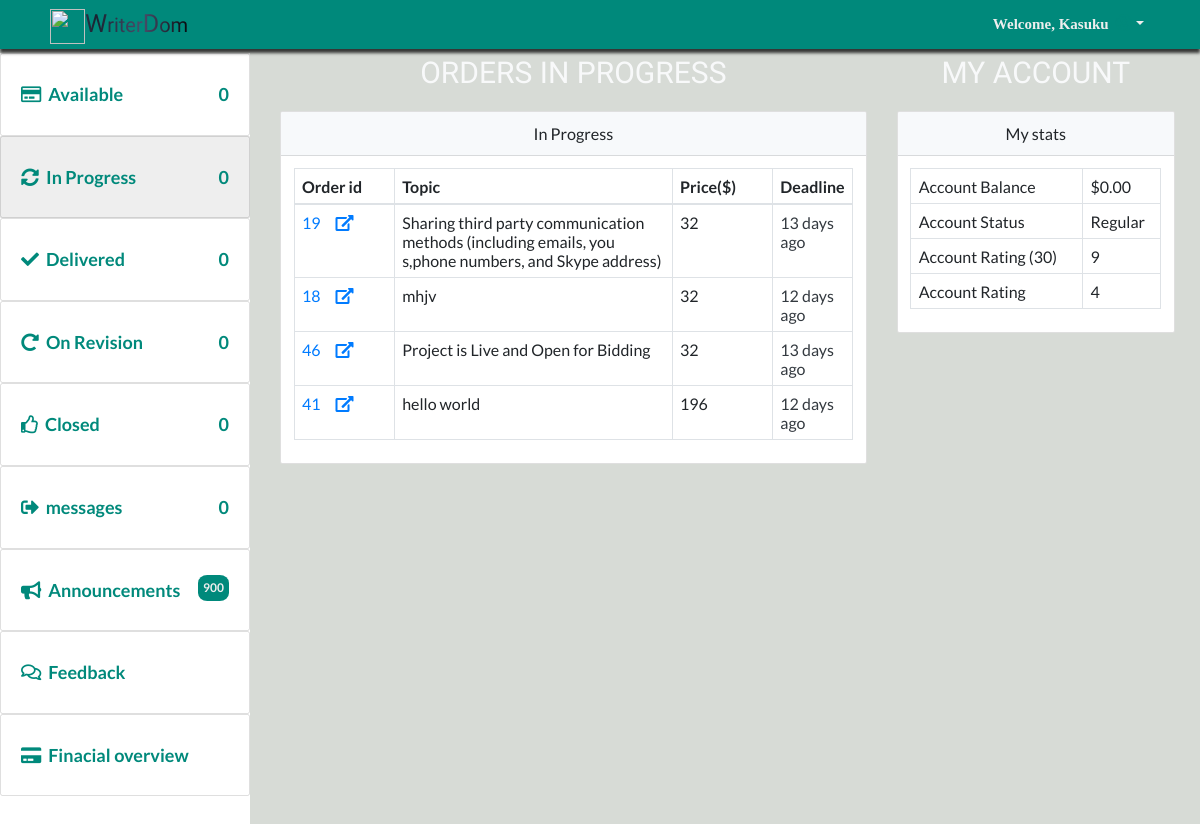
Page /tutor/in-progress.php (signed in) on the earlier database version.
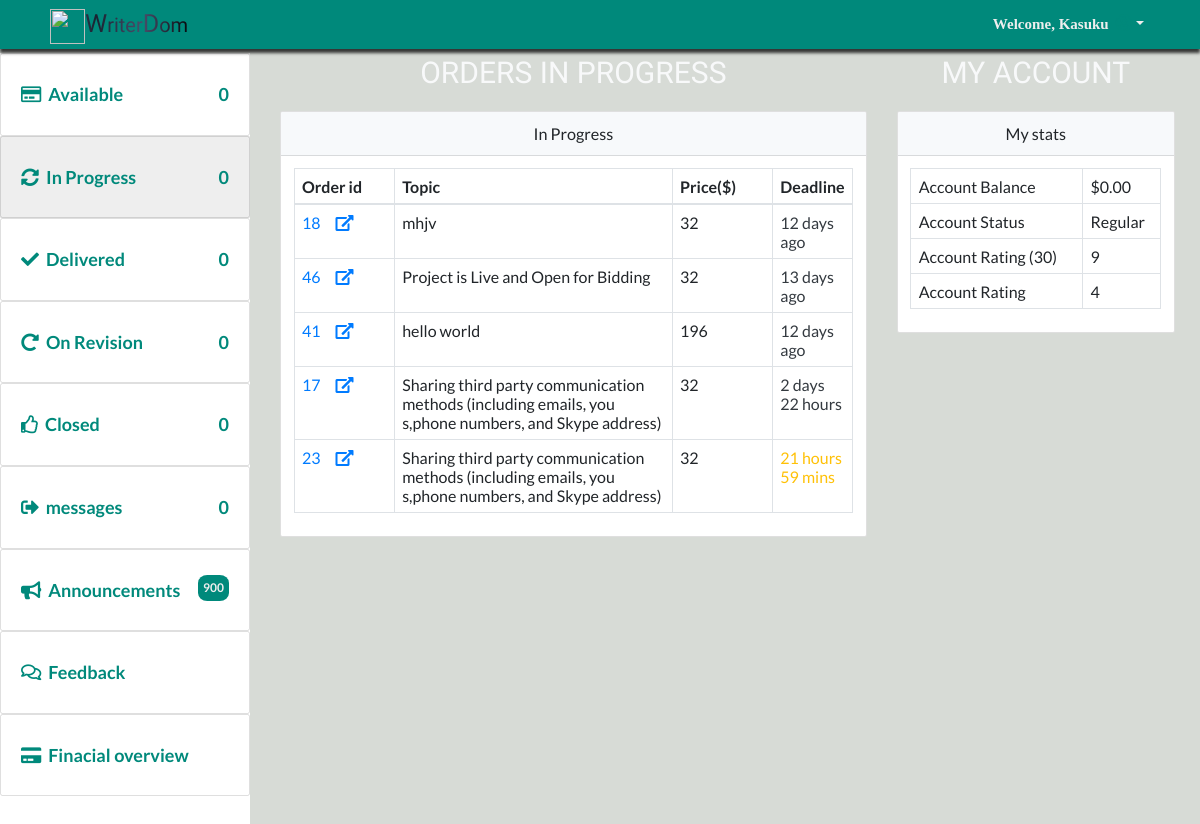
Same page on the later database version.
### tables this page shows
CREATE TABLE `on_progress` (
  `project_num` int(11) NOT NULL,
  `project_id` varchar(212) NOT NULL,
  `student_id` varchar(212) NOT NULL,
  `tutor_id` varchar(212) NOT NULL
);

CREATE TABLE `projects` (
  `project_id` bigint(20) UNSIGNED NOT NULL,
  `student_id` int(11) NOT NULL,
  `title` text NOT NULL,
  `deadline` text NOT NULL,
  `subject` text NOT NULL,
  `instructions` longtext NOT NULL,
  `style` text NOT NULL,
  `type_of_paper` text NOT NULL,
  `pages` tinyint(11) NOT NULL,
  `slides` tinyint(11) NOT NULL,
  `problems` tinyint(11) NOT NULL,
  `budget` varchar(255) NOT NULL,
  `charges` varchar(255) NOT NULL DEFAULT '0',
  `cost` varchar(255) NOT NULL DEFAULT '0',
  `bids` tinyint(100) NOT NULL DEFAULT '0',
  `academic_level` text NOT NULL,
  `sources` tinyint(11) NOT NULL,
  `status` tinyint(4) NOT NULL DEFAULT '0',
  `DATE_CREATED` text NOT NULL
);

### dbconfig/dbconnect.php (called while the page is built, shortened)
<?php
require_once(  'shared/ez_sql_core.php');
require_once( 'ez_sql_mysqli.php');
$db=new ezSQL_mysqli(DB_USER, DB_PASS,DB_NAME,DB_HOST,DB_ENCODING);
 ?>

### dbconfig/ez_sql_mysqli.php (called while the page is built, shortened)
<?php
class ezSQL_mysqli extends ezSQLcore
{
    private $ezsql_mysql_str = array
        (
            1 => 'Require $dbuser and $dbpassword to connect to a database server',
            2 => 'Error establishing mySQL database connection. Correct user/password? Correct hostname? Database server running?',
            3 => 'Require $dbname to select a database',
            4 => 'mySQL database connection is not active',
            5 => 'Unexpected error while trying to select database'
        );
    private $_dbuser;
    private $_dbpassword;
    private $_dbname;
    private $_dbhost;
    private $_charset = 'utf8';
    private $_result;
    public $show_errors = true;
    public $dbh;
    public function __construct($dbuser='', $dbpassword='', $dbname='', $dbhost='localhost', $charset='') {
        $this->_dbuser = $dbuser;
        $this->_dbpassword = $dbpassword;
        $this->_dbname = $dbname;
        $this->_dbhost = $dbhost;
    }
    public function connect($dbuser='', $dbpassword='', $dbhost='localhost', $charset='') {
        $this->_connected = false;
        $this->_dbuser = empty($dbuser) ? $this->_dbuser : $dbuser;
        $this->_dbpassword = empty($dbpassword) ? $this->_dbpassword : $dbpassword;
        $this->_dbhost = $dbhost!='localhost' ? $this->_dbhost : $dbhost;
        $this->_charset = empty($charset) ? $this->_charset : $charset;
        if ( empty($this->_dbuser) ) {
            $this->register_error($this->ezsql_mysql_str[1] . ' in ' . __FILE__ . ' on line ' . __LINE__);
            $this->show_errors ? trigger_error($this->ezsql_mysql_str[1], E_USER_WARNING) : null;
        } else if ( ! $this->dbh = mysqli_connect($this->_dbhost, $this->_dbuser, $this->_dbpassword, $this->_dbname) ) {
            $this->register_error($this->ezsql_mysql_str[2] . ' in ' . __FILE__ . ' on line ' . __LINE__);
            $this->show_errors ? trigger_error($this->ezsql_mysql_str[2], E_USER_WARNING) : null;
        } else {
            mysqli_set_charset($this->dbh, $this->_charset);
            $this->_connected = true;
        }
        return $this->_connected;
    }
    public function select($dbname='', $charset='') {
        if ( ! $dbname ) {
            $this->register_error($this->ezsql_mysql_str[3] . ' in ' . __FILE__ . ' on line ' . __LINE__);
            $this->show_errors ? trigger_error($this->ezsql_mysql_str[3], E_USER_WARNING) : null;
            return false;
        } else if ( ! $this->dbh ) {
            $this->register_error($this->ezsql_mysql_str[4] . ' in ' . __FILE__ . ' on line ' . __LINE__);
            $this->show_errors ? trigger_error($this->ezsql_mysql_str[4], E_USER_WARNING) : null;
            return false;
        } else {
            $this->_dbname = $dbname;
            if ( $charset == '') {
                $charset = $this->_charset;
            }
             if ( $charset != '' ) {
                $charsets = array();
                $recordset = mysqli_query($this->dbh, 'SHOW CHARACTER SET');
                while ( $row = mysqli_fetch_array($recordset, MYSQLI_ASSOC) ) {
                        $charsets[] = $row['Charset'];
                }
            }
            $this->_connected = true;
        }
        return $this->_connected;
    }
    public function query($query, $use_prepare=false) {
		$query = str_replace(_TAG, '?', $query);
        $return_val = 0;
        $query = trim($query);
        if ( ! isset($this->dbh) || ! $this->dbh ) {
            $this->select($this->_dbname);
        }
		if (!empty($param) && is_array($param) && ($this->getPrepare()))
			return $this->query_prepared($query, $param);
		else
			$this->_result = mysqli_query($this->dbh, $query);
        $is_insert = false;
        if ( preg_match("/^(insert|delete|update|replace)\s+/i", $query) ) {
            $this->_affectedRows = mysqli_affected_rows($this->dbh);
            if ( preg_match("/^(insert|replace)\s+/i", $query) ) {
                $this->insert_id = mysqli_insert_id($this->dbh);
            }
            $return_val = $this->_affectedRows;
        } else {
            if ( !is_numeric($this->_result) && !is_bool($this->_result)) {
                $i=0;
                $num_rows=0;
                while ( $row = mysqli_fetch_object($this->_result) ) {
                    $num_rows++;
                }
                $this->num_rows = $num_rows;
                $return_val = $this->num_rows;
            }
        }
        return $return_val;
    }
}

### dbconfig/shared/ez_sql_core.php (called while the page is built, shortened)
<?php
    require_once('ezQuery.php');
	class ezSQLcore extends ezQuery
	{
    public $last_result = null;
		function flush()
		{
			$this->last_result = null;
		}
		function get_results($query=null, $output = OBJECT, $use_prepare=false) {
			if ( $query ) {
				$this->query($query, $use_prepare);
			}
			if ( $output == OBJECT ) {
				return $this->last_result;
			} elseif ( $output == _JSON ) {
				return json_encode($this->last_result);
			}
		}
}

### dbconfig/shared/ezQuery.php (called while the page is built, shortened)
<?php
class ezQuery
{
    function setParamaters($valuetoadd=null) {
        if (empty($valuetoadd)) {
            $this->preparedvalues = array();
            return null;
        } else
            return array_push($this->preparedvalues, $valuetoadd);
	}
}

### inc/utilities.php (called while the page is built, shortened)
<?php
$date_global=date('Y-m-d H:i:s');
if (!isset($chat)) {
	require_once("../inc/global_functions.php");
}

### inc/global_functions.php (called while the page is built, shortened)
<?php function getDateTimeDiff($current_date, $other_date){
	$now_timeStamp=strtotime($current_date);
	if ($now_timeStamp<$other_date) {
		$diff_timestmp=$other_date- $now_timeStamp;
	if ($diff_timestmp<60) {
		if ($diff_timestmp==1) {
			return $diff_timestmp . ' sec';
		}else{
			return $diff_timestmp . ' secs';
		}
	} elseif($diff_timestmp>=60 && $diff_timestmp<3600) {
		if (round(($diff_timestmp/60))==1) {
			return round(($diff_timestmp/60)). ' min ';
		}else{
			return round(($diff_timestmp/60)). ' mins ';
		}
	}elseif($diff_timestmp>=3600 && $diff_timestmp<86400) {
		if (floor(($diff_timestmp/3600))==1) {
			$time_remaining=floor(($diff_timestmp/3600)). ' hour';
			if (floor((($diff_timestmp/3600)-floor($diff_timestmp/3600))*60 )==1) {
				$time_remaining.=floor((($diff_timestmp/3600)-floor($diff_timestmp/3600))*60 ). ' min';
			}elseif(floor((($diff_timestmp/3600)-floor($diff_timestmp/3600))*60 )>1){
				$time_remaining.=floor((($diff_timestmp/3600)-floor($diff_timestmp/3600))*60 ). ' mins';
			}
			 return $time_remaining;
		}else{
			$time_remaining = floor(($diff_timestmp/3600)). ' hours ';
			if (floor((($diff_timestmp/3600)-floor($diff_timestmp/3600))*60 )==1) {
				$time_remaining.=floor((($diff_timestmp/3600)-floor($diff_timestmp/3600))*60 ). ' min';
			}elseif(floor((($diff_timestmp/3600)-floor($diff_timestmp/3600))*60 )>1){
				$time_remaining.=floor((($diff_timestmp/3600)-floor($diff_timestmp/3600))*60 ). ' mins';
			}
			return $time_remaining;
		}
	}elseif($diff_timestmp>=86400 && $diff_timestmp<86400 * 30) {
		if (floor(($diff_timestmp/86400))==1) {
			$time_remaining=floor(($diff_timestmp/86400)). ' day ';
			if (floor((($diff_timestmp/86400)-floor($diff_timestmp/86400))*24)==1) {
				$time_remaining.=floor((($diff_timestmp/86400)-floor($diff_timestmp/86400))*24 ). ' hour';
			} elseif(floor((($diff_timestmp/86400)-floor($diff_timestmp/86400))*60 )>1) {
				$time_remaining.=floor((($diff_timestmp/86400)-floor($diff_timestmp/86400))*24 ). ' hours';
			}
			return $time_remaining;
		}else{
			$time_remaining=floor(($diff_timestmp/86400)). ' days ';
			if (floor((($diff_timestmp/86400)-floor($diff_timestmp/86400))*24 )==1) {
				$time_remaining.=floor((($diff_timestmp/86400)-floor($diff_timestmp/86400))*24 ). ' hour';
			} elseif(floor((($diff_timestmp/86400)-floor($diff_timestmp/86400))*60 )>1) {
				$time_remaining.=floor((($diff_timestmp/86400)-floor($diff_timestmp/86400))*24 ). ' hours';
			}
			return $time_remaining;
		}
	}elseif($diff_timestmp>=86400 * 30 && $diff_timestmp<86400 * 365) {
		if (round(($diff_timestmp/(86400 * 30)))==1) {
			return round(($diff_timestmp/(86400 * 30))). ' month';
		}else{
			return round(($diff_timestmp/(86400 * 30))). ' months';
		}
	}else{
		if (round(($diff_timestmp/(86400 * 365)))==1) {
			return round(($diff_timestmp/(86400 * 365))). ' year';
		}
		return round(($diff_timestmp/(86400 * 365))). ' years';
	}
	}else{
		$diff_timestmp=$now_timeStamp - $other_date;
	if ($diff_timestmp<60) {
		return $diff_timestmp . ' sec ago';
	} elseif($diff_timestmp>=60 && $diff_timestmp<3600) {
		return round(($diff_timestmp/60)). ' mins ago';
	}elseif($diff_timestmp>=3600 && $diff_timestmp<86400) {
		return round(($diff_timestmp/3600)). ' hours ago';
	}elseif($diff_timestmp>=86400 && $diff_timestmp<86400 * 30) {
		return round(($diff_timestmp/86400)). ' days ago';
	}elseif($diff_timestmp>=86400 * 30 && $diff_timestmp<86400 * 365) {
		return round(($diff_timestmp/(86400 * 30))). ' months ago';
	}else{
		return round(($diff_timestmp/(86400 * 365))). ' years ago';
	}
	}
} ?>

### tutor/in-progress.php (the view, shortened to what the changed rows need)
<?php
require_once "../inc/header_links.php";
require_once("../dbconfig/dbconnect.php");
require_once("../inc/utilities.php");
$query="SELECT * FROM on_progress LEFT JOIN projects ON on_progress.project_id=projects.project_id WHERE on_progress.tutor_id=".$_SESSION['user_id'];
$results=$db->get_results($query)
?>
<div class="display">
    <div class="display__content">
        <div class="row">
            <div class="col-sm-12 col-md-12 col-lg-12 col-xl-8">
                <h1 class="headingTertiary text-light">Orders In Progress</h1>
                <div class="card">
                    <div class="card-body">
                        <?php if ($db->num_rows<1) {?>
                           <div class="headingSecondary">Nothing to show Yet</div>
                       <?php }else{ ?>
                        <table class="table table-bordered">
                            <thead>
                                <tr>
                                    <th>Order id</th>
                                    <th class="wide">Topic</th>
                                    <th class="smalll">Price($)</th>
                                    <th class="medium">Deadline</th>
                                </tr>
                            </thead>
                            <tbody>
                                <?php foreach ($results as $result): ?>
                                    <tr>
                                    <td class="smalll"><a href="in-progress-details?pid=<?php echo urlencode(convert_uuencode($result->project_id)); ?>"><?php echo $result->project_id; ?><i
                                                class="fas fa-external-link-alt icon-r ml-4"></i></a></td>
                                    <td><?php echo $result->title; ?></td>
                                    <td><?php echo $result->charges; ?></td>
                                    <td><?php $time=getDateTimeDiff($date_global, $result->deadline );
                                         $period= explode(" ", $time); ?>
                                        <?php if ($period[1]=="days"): ?>
                                        <span class="text-dark"><?php echo "{$time}"; ?></span>
                                        <?php elseif($period[1]=="day"): ?>
                                        <span class="text-success"><?php echo "{$time}"; ?></span>
                                        <?php elseif($period[1]=="hours" || $period[1]=="hour"): ?>
                                        <span class="text-warning"><?php echo "{$time}"; ?></span>
                                        <?php elseif($period[1]=="mins" || $period[1]=="min"): ?>
                                        <span class="text-danger"><?php echo "{$time}"; ?></span>
                                        <?php elseif($period[1]=="secs" || $period[1]=="sec"): ?>
                                        <span class="text-danger"><?php echo "{$time}"; ?></span>
                                        <?php endif ?>
                                    </td>
                                </tr>
                                <?php endforeach ?>
                            </tbody>
                        </table>
                       <?php } ?>
                    </div>
                </div>
            </div>
            <div class="col-sm-12 col-md-12 col-lg-12  col-xl-4">
                <h1 class="headingTertiary text-light">My Account</h1>
            </div>
        </div>
    </div>
</div>
<?php
require_once"../inc/footer_links.php";
 ?>

Differences in the rows shown:
removed on_progress: project.project_id "19", project.title "Sharing third party communication methods (including emails, you s,phone numbers, and Skype address)", project.charges "32", project.deadline "13 days ago"
added on_progress: project.project_id "17", project.title "Sharing third party communication methods (including emails, you s,phone numbers, and Skype address)", project.charges "32", project.deadline "2 days 22 hours"
added on_progress: project.project_id "23", project.title "Sharing third party communication methods (including emails, you s,phone numbers, and Skype address)", project.charges "32", project.deadline "21 hours 59 mins"
